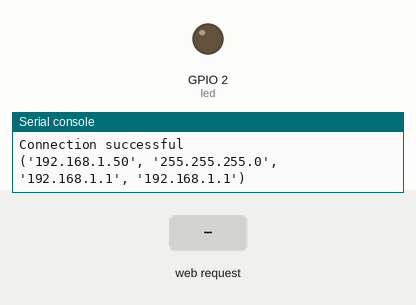
The program below on a simulated ESP32 board running MicroPython. Parts: output pins drawn as LEDs (lit = HIGH), the last lines printed to the serial console. Inputs (shaded band) come from the test bench. WiFi joins after 1.5 s.

Above: at 2.7 s.
2.8 s: HTTP request GET /?led=on received
At 3.3 s:
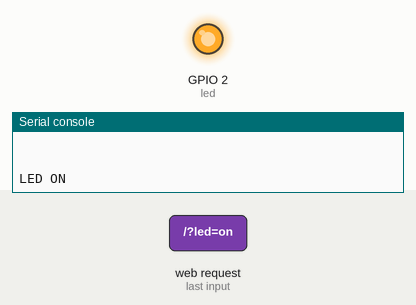
4.3 s: HTTP request GET /?led=off received
At 5.6 s:
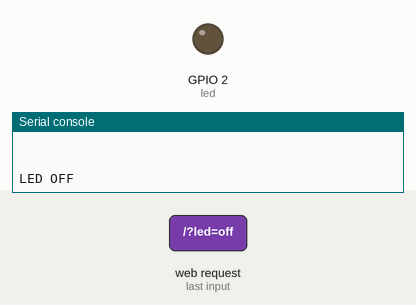
Timing chart, 0 to 7.3 s (numbered marks = the images above; inputs shaded):
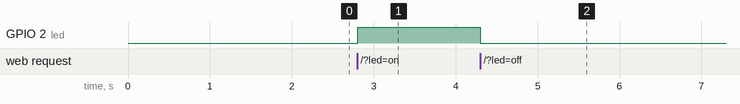

Measured:
- after the input at 2.8 s, GPIO 2 (led): LOW → HIGH at once
- after the input at 4.3 s, GPIO 2 (led): HIGH → LOW at once

The program:

main.py
```python
import esp
from machine import Pin
import network
try:
    import usocket as socket
    print('Imported usocket')
except:
    import socket
    print('Imported socket')
import gc
esp.osdebug(None) #type: ignore
gc.collect()


class Esp32:
    def __init__(self) -> None:
        self.wlan = network.WLAN(network.STA_IF)
        self.socket = socket.socket(socket.AF_INET, socket.SOCK_STREAM)
        self.led = Pin(2, Pin.OUT)


        self.wlan.active(True)
        self.wlan.connect('PLAYA15ECD4', 'Yfzs3xfphhsa')
        while self.wlan.isconnected() == False:
            pass
        print('Connection successful')
        print(self.wlan.ifconfig())

        self.socket.bind(('', 80))
        self.socket.listen(5)

    def getWebPageHtml(self, gpioState: str):
        return '''
        <html>
        <head>
            <title>ESP Web Server</title>
            <meta name="viewport" content="width=device-width, initial-scale=1">
            <link rel="icon" href="data:,">
            <style>
                html {
                    font-family: Helvetica;
                    display: inline-block;
                    margin: 0px auto;
                    text-align: center;
                }

                h1 {
                    color: #0F3376;
                    padding: 2vh;
                }

                p {
                    font-size: 1.5rem;
                }

                .button {
                    display: inline-block;
                    background-color: #e7bd3b;
                    border: none;
                    border-radius: 4px;
                    color: white;
                    padding: 16px 40px;
                    text-decoration: none;
                    font-size: 30px;
                    margin: 2px;
                    cursor: pointer;
                }

                .button2 {
                    background-color: #4286f4;
                }
            </style>
        </head>
        <body>
            <h1>ESP Web Server</h1>
            <p>GPIO state: <strong>''' + gpioState + '''</strong></p>
            <p><a href="/?led=on"><button class="button">ON</button></a></p>
            <p><a href="/?led=off"><button class="button button2">OFF</button></a></p>
        </body>
        </html>'''


esp32 = Esp32()
while True:
    conn, addr = esp32.socket.accept()
    print('Got a connection from %s' % str(addr))
    request = conn.recv(1024).decode()
    print('Content = %s' % request)
    if request.find('/?led=on') == 4:
        print('LED ON')
        esp32.led.value(1)
    elif request.find('/?led=off') == 4:
        print('LED OFF')
        esp32.led.value(0)
    else:
        print('Pass')
        pass
    response = esp32.getWebPageHtml(str(esp32.led.value()))
    conn.send(b'HTTP/1.1 200 OK\n')
    conn.send(b'Content-Type: text/html\n')
    conn.send(b'Connection: close\n\n')
    conn.sendall(response.encode('utf-8'))
    conn.close()
```
